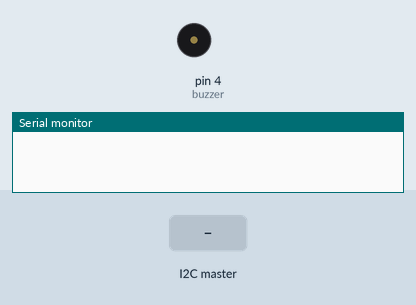
Recording of a sketch running on a simulated Arduino Uno, built with avr-gcc and run on an emulated ATmega328P. Shown: buzzer (waves = sounding), the last lines printed to the serial monitor. Inputs (shaded band) come from the test bench.

Above: at 1.2 s.
1.3 s: the I2C master sends the byte 1
At 2.5 s:
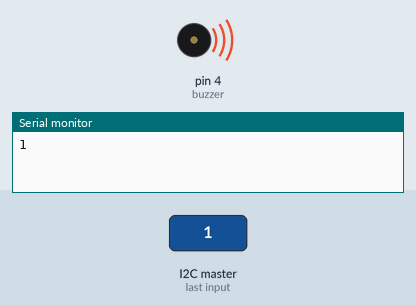
2.8 s: the I2C master sends the byte 0
At 3.7 s:
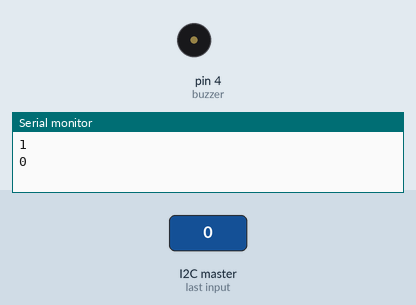
Timing chart, 0 to 5.8 s (numbered marks = the images above; inputs shaded):
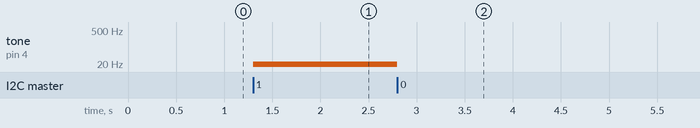

Measured:
- after the input at 1.3 s, tone on pin 4 (buzzer): silent → 1 Hz at once
- after the input at 2.8 s, tone on pin 4 (buzzer): 1 Hz → silent at once

The sketch:

UNDERTALE.ino
```cpp
#include <Wire.h>
#include <pitches.h>

// Constant variables
const int buzzer = 4;

void setup() {
	Serial.begin(9600);
	Wire.begin(8);
	Wire.onReceive(receiveEvent);
	pinMode(buzzer, OUTPUT);
	noTone(buzzer);
}

void loop() {

	delay(150);
}

void receiveEvent(int howMany) {
	unsigned int note = Wire.read();
	Serial.println(note);
	noTone(buzzer);
	if(note != 0) tone(buzzer, note);
}
```
